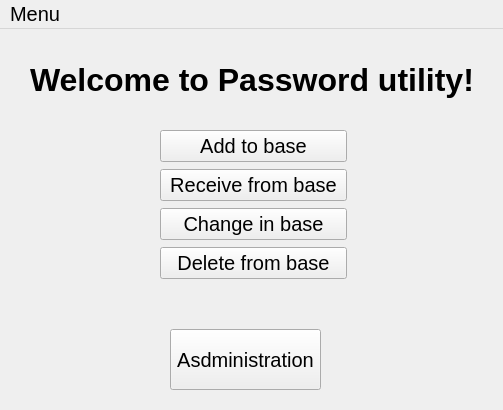
<?xml version="1.0" encoding="UTF-8"?>
<ui version="4.0">
 <class>MainWindow</class>
 <widget class="QMainWindow" name="MainWindow">
  <property name="geometry">
   <rect>
    <x>0</x>
    <y>0</y>
    <width>503</width>
    <height>410</height>
   </rect>
  </property>
  <property name="font">
   <font>
    <pointsize>15</pointsize>
   </font>
  </property>
  <property name="windowTitle">
   <string>MainWindow</string>
  </property>
  <widget class="QWidget" name="centralwidget">
   <widget class="QLabel" name="label">
    <property name="geometry">
     <rect>
      <x>30</x>
      <y>0</y>
      <width>441</width>
      <height>101</height>
     </rect>
    </property>
    <property name="font">
     <font>
      <pointsize>24</pointsize>
      <weight>75</weight>
      <bold>true</bold>
     </font>
    </property>
    <property name="text">
     <string>Welcome to Password utility!</string>
    </property>
   </widget>
   <widget class="QPushButton" name="pushButton_3">
    <property name="geometry">
     <rect>
      <x>170</x>
      <y>300</y>
      <width>151</width>
      <height>61</height>
     </rect>
    </property>
    <property name="text">
     <string>Asdministration</string>
    </property>
   </widget>
   <widget class="QWidget" name="">
    <property name="geometry">
     <rect>
      <x>160</x>
      <y>100</y>
      <width>187</width>
      <height>152</height>
     </rect>
    </property>
    <layout class="QVBoxLayout" name="verticalLayout">
     <item>
      <widget class="QPushButton" name="pushButton">
       <property name="font">
        <font>
         <pointsize>15</pointsize>
        </font>
       </property>
       <property name="text">
        <string>Add to base</string>
       </property>
      </widget>
     </item>
     <item>
      <widget class="QPushButton" name="pushButton_2">
       <property name="text">
        <string>Receive from base</string>
       </property>
      </widget>
     </item>
     <item>
      <widget class="QPushButton" name="pushButton_5">
       <property name="font">
        <font>
         <pointsize>15</pointsize>
        </font>
       </property>
       <property name="text">
        <string>Change in base</string>
       </property>
      </widget>
     </item>
     <item>
      <widget class="QPushButton" name="pushButton_4">
       <property name="text">
        <string>Delete from base</string>
       </property>
      </widget>
     </item>
    </layout>
   </widget>
   <zorder>label</zorder>
   <zorder>pushButton</zorder>
   <zorder>pushButton_2</zorder>
   <zorder>pushButton_3</zorder>
   <zorder>pushButton_4</zorder>
   <zorder>pushButton_5</zorder>
   <zorder>pushButton_2</zorder>
  </widget>
  <widget class="QMenuBar" name="menubar">
   <property name="geometry">
    <rect>
     <x>0</x>
     <y>0</y>
     <width>503</width>
     <height>31</height>
    </rect>
   </property>
   <widget class="QMenu" name="menuMenu">
    <property name="title">
     <string>Menu</string>
    </property>
    <addaction name="actionAdd_to_base"/>
    <addaction name="actionReceive_from_base"/>
    <addaction name="actionDelete_from_base"/>
    <addaction name="actionAdministration"/>
    <addaction name="actionChange_in_base"/>
   </widget>
   <addaction name="menuMenu"/>
  </widget>
  <action name="actionAdd_to_base">
   <property name="text">
    <string>Add to base</string>
   </property>
  </action>
  <action name="actionReceive_from_base">
   <property name="text">
    <string>Receive from base</string>
   </property>
  </action>
  <action name="actionAdministration">
   <property name="text">
    <string>Administration</string>
   </property>
  </action>
  <action name="actionDelete_from_base">
   <property name="text">
    <string>Delete from base</string>
   </property>
  </action>
  <action name="actionChange_in_base">
   <property name="text">
    <string>Change in base</string>
   </property>
  </action>
 </widget>
 <resources/>
 <connections/>
</ui>
